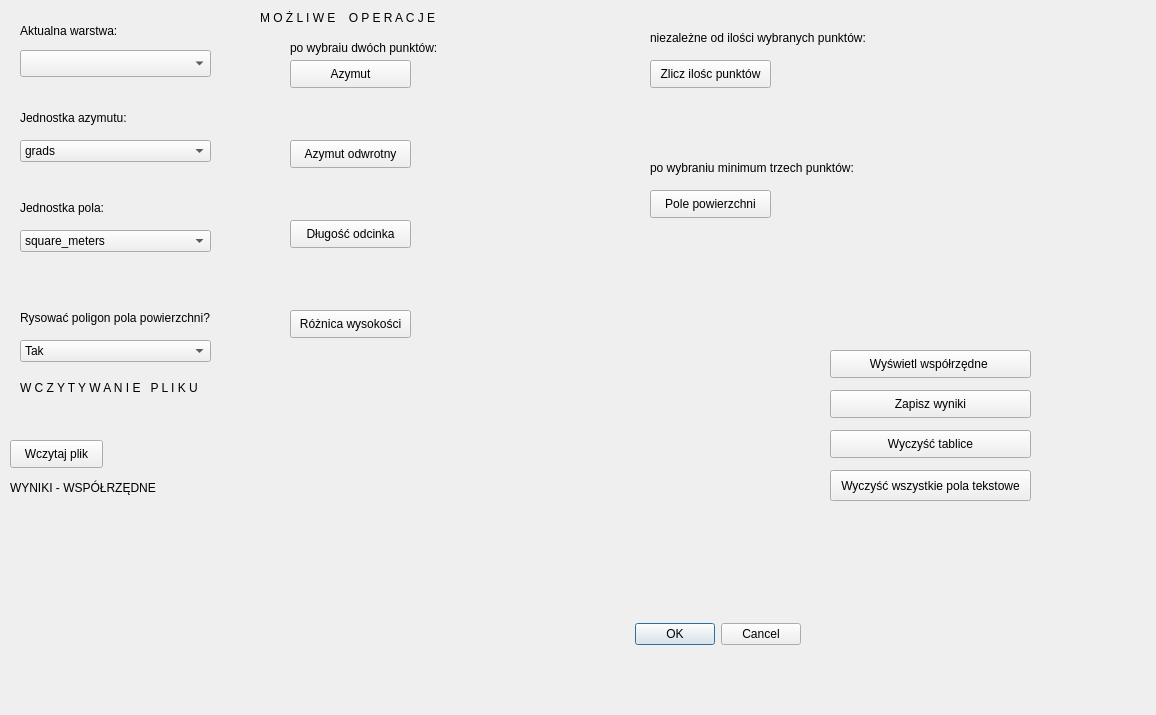
<?xml version="1.0" encoding="UTF-8"?>
<ui version="4.0">
 <class>wtyczkaoaDialogBase</class>
 <widget class="QDialog" name="wtyczkaoaDialogBase">
  <property name="geometry">
   <rect>
    <x>0</x>
    <y>0</y>
    <width>1156</width>
    <height>715</height>
   </rect>
  </property>
  <property name="windowTitle">
   <string>wtyczka</string>
  </property>
  <widget class="QLabel" name="layer">
   <property name="geometry">
    <rect>
     <x>20</x>
     <y>20</y>
     <width>111</width>
     <height>21</height>
    </rect>
   </property>
   <property name="text">
    <string>Aktualna warstwa:</string>
   </property>
  </widget>
  <widget class="QComboBox" name="unit_azimuth">
   <property name="geometry">
    <rect>
     <x>20</x>
     <y>140</y>
     <width>191</width>
     <height>22</height>
    </rect>
   </property>
   <item>
    <property name="text">
     <string>grads</string>
    </property>
   </item>
   <item>
    <property name="text">
     <string>decimal degrres</string>
    </property>
   </item>
  </widget>
  <widget class="QLabel" name="azimuth_unit_name">
   <property name="geometry">
    <rect>
     <x>20</x>
     <y>110</y>
     <width>151</width>
     <height>16</height>
    </rect>
   </property>
   <property name="text">
    <string>Jednostka azymutu:</string>
   </property>
  </widget>
  <widget class="QLabel" name="area_unit_name">
   <property name="geometry">
    <rect>
     <x>20</x>
     <y>200</y>
     <width>111</width>
     <height>16</height>
    </rect>
   </property>
   <property name="text">
    <string>Jednostka pola:</string>
   </property>
  </widget>
  <widget class="QComboBox" name="area_unit">
   <property name="geometry">
    <rect>
     <x>20</x>
     <y>230</y>
     <width>191</width>
     <height>22</height>
    </rect>
   </property>
   <item>
    <property name="text">
     <string>square_meters</string>
    </property>
   </item>
   <item>
    <property name="text">
     <string>ares</string>
    </property>
   </item>
   <item>
    <property name="text">
     <string>square_kilometers</string>
    </property>
   </item>
   <item>
    <property name="text">
     <string>hectares</string>
    </property>
   </item>
  </widget>
  <widget class="QLabel" name="polygon_name">
   <property name="geometry">
    <rect>
     <x>20</x>
     <y>310</y>
     <width>211</width>
     <height>16</height>
    </rect>
   </property>
   <property name="text">
    <string>Rysować poligon pola powierzchni?</string>
   </property>
  </widget>
  <widget class="QComboBox" name="polygon_selection">
   <property name="geometry">
    <rect>
     <x>20</x>
     <y>340</y>
     <width>191</width>
     <height>22</height>
    </rect>
   </property>
   <item>
    <property name="text">
     <string>Tak</string>
    </property>
   </item>
   <item>
    <property name="text">
     <string>Nie</string>
    </property>
   </item>
  </widget>
  <widget class="QgsMapLayerComboBox" name="mMapLayerComboBox_layers">
   <property name="geometry">
    <rect>
     <x>20</x>
     <y>50</y>
     <width>191</width>
     <height>27</height>
    </rect>
   </property>
  </widget>
  <widget class="QLabel" name="possible_operations">
   <property name="geometry">
    <rect>
     <x>260</x>
     <y>10</y>
     <width>221</width>
     <height>16</height>
    </rect>
   </property>
   <property name="text">
    <string>M O Ż L I W E    O P E R A C J E</string>
   </property>
  </widget>
  <widget class="QLabel" name="after_select_2_points">
   <property name="geometry">
    <rect>
     <x>290</x>
     <y>40</y>
     <width>161</width>
     <height>16</height>
    </rect>
   </property>
   <property name="text">
    <string>po wybraiu dwóch punktów:</string>
   </property>
  </widget>
  <widget class="QPushButton" name="azimuth">
   <property name="geometry">
    <rect>
     <x>290</x>
     <y>60</y>
     <width>121</width>
     <height>28</height>
    </rect>
   </property>
   <property name="text">
    <string>Azymut</string>
   </property>
  </widget>
  <widget class="QPushButton" name="reverse_azimuth">
   <property name="geometry">
    <rect>
     <x>290</x>
     <y>140</y>
     <width>121</width>
     <height>28</height>
    </rect>
   </property>
   <property name="text">
    <string>Azymut odwrotny</string>
   </property>
  </widget>
  <widget class="QPushButton" name="segment_length">
   <property name="geometry">
    <rect>
     <x>290</x>
     <y>220</y>
     <width>121</width>
     <height>28</height>
    </rect>
   </property>
   <property name="text">
    <string>Długość odcinka</string>
   </property>
  </widget>
  <widget class="QPushButton" name="height_difference">
   <property name="geometry">
    <rect>
     <x>290</x>
     <y>310</y>
     <width>121</width>
     <height>28</height>
    </rect>
   </property>
   <property name="text">
    <string>Różnica wysokości</string>
   </property>
  </widget>
  <widget class="QLabel" name="min_three_points">
   <property name="geometry">
    <rect>
     <x>650</x>
     <y>160</y>
     <width>231</width>
     <height>16</height>
    </rect>
   </property>
   <property name="text">
    <string>po wybraniu minimum trzech punktów:</string>
   </property>
  </widget>
  <widget class="QPushButton" name="area">
   <property name="geometry">
    <rect>
     <x>650</x>
     <y>190</y>
     <width>121</width>
     <height>28</height>
    </rect>
   </property>
   <property name="text">
    <string>Pole powierzchni</string>
   </property>
  </widget>
  <widget class="QLabel" name="even_more_points">
   <property name="geometry">
    <rect>
     <x>650</x>
     <y>30</y>
     <width>231</width>
     <height>16</height>
    </rect>
   </property>
   <property name="text">
    <string>niezależne od ilości wybranych punktów:</string>
   </property>
  </widget>
  <widget class="QPushButton" name="count_points">
   <property name="geometry">
    <rect>
     <x>650</x>
     <y>60</y>
     <width>121</width>
     <height>28</height>
    </rect>
   </property>
   <property name="text">
    <string>Zlicz ilośc punktów</string>
   </property>
  </widget>
  <widget class="QLabel" name="load_file_name">
   <property name="geometry">
    <rect>
     <x>20</x>
     <y>380</y>
     <width>221</width>
     <height>16</height>
    </rect>
   </property>
   <property name="text">
    <string>W C Z Y T Y W A N I E   P L I K U</string>
   </property>
  </widget>
  <widget class="QgsFileWidget" name="file_selection">
   <property name="geometry">
    <rect>
     <x>10</x>
     <y>410</y>
     <width>341</width>
     <height>27</height>
    </rect>
   </property>
  </widget>
  <widget class="QPushButton" name="load_file">
   <property name="geometry">
    <rect>
     <x>10</x>
     <y>440</y>
     <width>93</width>
     <height>28</height>
    </rect>
   </property>
   <property name="text">
    <string>Wczytaj plik</string>
   </property>
  </widget>
  <widget class="QPushButton" name="display_coordinates">
   <property name="geometry">
    <rect>
     <x>830</x>
     <y>350</y>
     <width>201</width>
     <height>28</height>
    </rect>
   </property>
   <property name="text">
    <string>Wyświetl współrzędne </string>
   </property>
  </widget>
  <widget class="QLabel" name="results">
   <property name="geometry">
    <rect>
     <x>10</x>
     <y>480</y>
     <width>201</width>
     <height>16</height>
    </rect>
   </property>
   <property name="text">
    <string>WYNIKI - WSPÓŁRZĘDNE</string>
   </property>
  </widget>
  <widget class="QPushButton" name="clear_table">
   <property name="geometry">
    <rect>
     <x>830</x>
     <y>430</y>
     <width>201</width>
     <height>28</height>
    </rect>
   </property>
   <property name="text">
    <string>Wyczyść tablice</string>
   </property>
  </widget>
  <widget class="QPushButton" name="save_file">
   <property name="geometry">
    <rect>
     <x>830</x>
     <y>390</y>
     <width>201</width>
     <height>28</height>
    </rect>
   </property>
   <property name="text">
    <string>Zapisz wyniki</string>
   </property>
  </widget>
  <widget class="QPushButton" name="reset_all">
   <property name="geometry">
    <rect>
     <x>830</x>
     <y>470</y>
     <width>201</width>
     <height>31</height>
    </rect>
   </property>
   <property name="text">
    <string>Wyczyść wszystkie pola tekstowe</string>
   </property>
  </widget>
  <widget class="QLabel" name="coordinates">
   <property name="geometry">
    <rect>
     <x>10</x>
     <y>520</y>
     <width>291</width>
     <height>121</height>
    </rect>
   </property>
   <property name="text">
    <string/>
   </property>
  </widget>
  <widget class="QDialogButtonBox" name="close_button">
   <property name="geometry">
    <rect>
     <x>600</x>
     <y>620</y>
     <width>201</width>
     <height>28</height>
    </rect>
   </property>
   <property name="standardButtons">
    <set>QDialogButtonBox::Cancel|QDialogButtonBox::Ok</set>
   </property>
  </widget>
  <widget class="QLabel" name="height_difference_result">
   <property name="geometry">
    <rect>
     <x>290</x>
     <y>350</y>
     <width>331</width>
     <height>31</height>
    </rect>
   </property>
   <property name="text">
    <string/>
   </property>
  </widget>
  <widget class="QLabel" name="surface_area_result">
   <property name="geometry">
    <rect>
     <x>650</x>
     <y>230</y>
     <width>271</width>
     <height>41</height>
    </rect>
   </property>
   <property name="text">
    <string/>
   </property>
  </widget>
  <widget class="QLabel" name="show_point_count">
   <property name="geometry">
    <rect>
     <x>530</x>
     <y>110</y>
     <width>121</width>
     <height>31</height>
    </rect>
   </property>
   <property name="text">
    <string/>
   </property>
  </widget>
  <widget class="QLabel" name="segment_length_result">
   <property name="geometry">
    <rect>
     <x>290</x>
     <y>260</y>
     <width>331</width>
     <height>31</height>
    </rect>
   </property>
   <property name="text">
    <string/>
   </property>
  </widget>
  <widget class="QLabel" name="reverse_azimuth_result">
   <property name="geometry">
    <rect>
     <x>290</x>
     <y>180</y>
     <width>311</width>
     <height>31</height>
    </rect>
   </property>
   <property name="text">
    <string/>
   </property>
  </widget>
  <widget class="QLabel" name="azimuth_result">
   <property name="geometry">
    <rect>
     <x>290</x>
     <y>100</y>
     <width>301</width>
     <height>31</height>
    </rect>
   </property>
   <property name="text">
    <string/>
   </property>
  </widget>
 </widget>
 <customwidgets>
  <customwidget>
   <class>QgsFileWidget</class>
   <extends>QWidget</extends>
   <header>qgsfilewidget.h</header>
  </customwidget>
  <customwidget>
   <class>QgsMapLayerComboBox</class>
   <extends>QComboBox</extends>
   <header>qgsmaplayercombobox.h</header>
  </customwidget>
 </customwidgets>
 <resources/>
 <connections/>
</ui>
